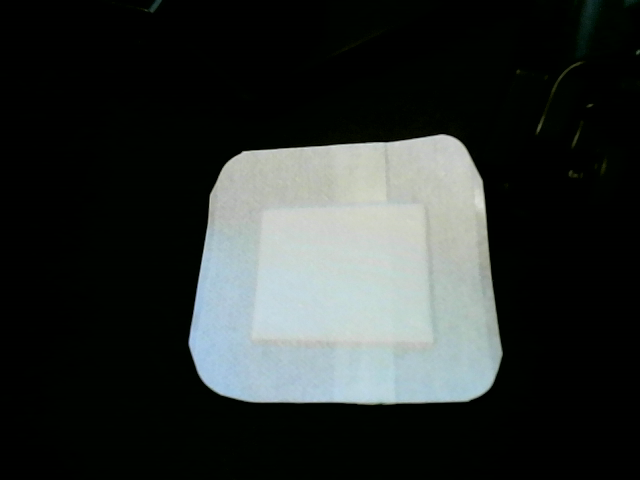
#> input picture frame.png, 640 x 480 px, given in place of the camera
$ python Webcam.py
#> lines starting #> are read from the running program, lines starting #| are printed output that depends on the picture; after the words box and inside, x2 and y2 are one past the last pixel; in counts of white or black regions, pixels touching at a corner belong together
import cv2
import numpy as np
import matplotlib.pylab as plt

webcam = 0  # Use 0 for the built-in camera or 1 for an external camera.
vc = cv2.VideoCapture(webcam)
rval, frame = vc.read()
#> frame is the input picture: shape (480, 640, 3); mean B, G, R 47.6, 49.3, 44.7

canny_min_thresh = 400
canny_max_thresh = 600
aperture_size = 3
margin = 20

margin = 20  # Padding around the detected object, in pixels.

while rval:
    rval, frame = vc.read()
    key = cv2.waitKey(20)
#> (key Esc is pressed here)
    gray = cv2.cvtColor(frame, cv2.COLOR_BGR2GRAY)
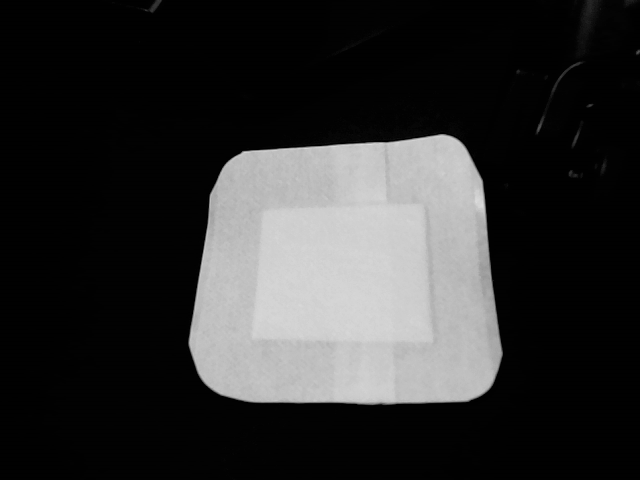
#> gray: shape (480, 640); min 0, max 220, mean 47.9

    # Convert the grayscale image to a binary mask.
    _, thresh = cv2.threshold(gray, 100, 255, cv2.THRESH_BINARY)
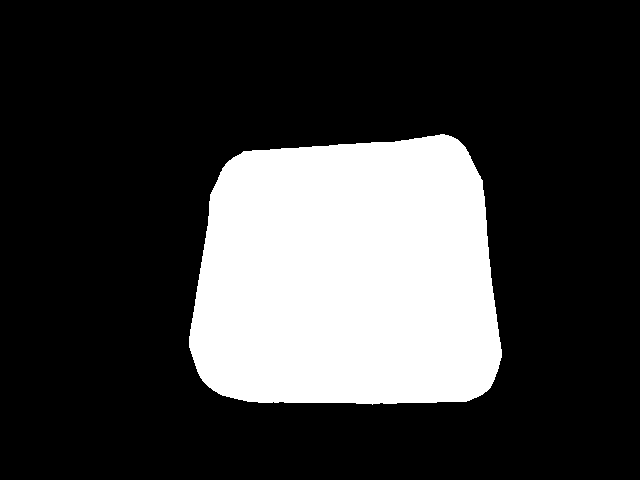
#> thresh: shape (480, 640); 23.9% white; 1 white region, box (x1, y1, x2, y2) and area: (189, 134, 502, 405) 73384

    # Find external contours in the mask.
    edges = cv2.Canny(thresh, canny_min_thresh, canny_max_thresh, apertureSize=aperture_size)
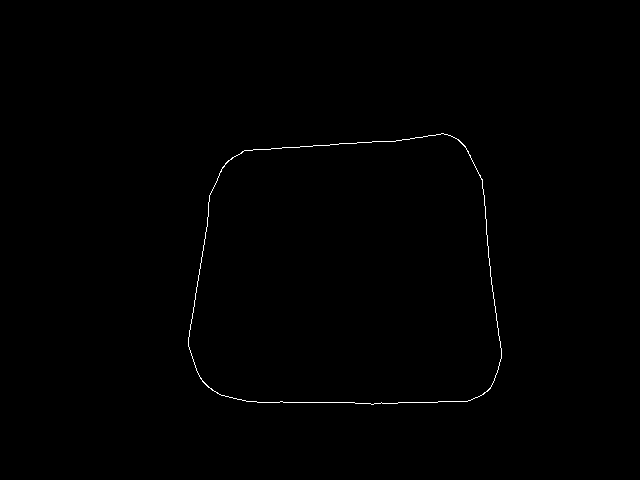
#> edges: shape (480, 640); 0.33% white in thin lines or dots, all inside (x1, y1, x2, y2) = (188, 133, 502, 405)
    contours, _ = cv2.findContours(edges, cv2.RETR_EXTERNAL, cv2.CHAIN_APPROX_SIMPLE)
#> contours = 1 contour; box (x1, y1, x2, y2) and area: (188, 133, 502, 405) 73364
    cv2.imshow('Preview', edges)
    # Select the contour with the largest area.
    largest_contour = None
    for contour in contours:
        # Uncomment to visualize each candidate contour.
        # cv2.drawContours(frame, [contour], -1, (0, 255, 0), 3)
        if largest_contour is None or cv2.contourArea(contour) > cv2.contourArea(largest_contour):
                largest_contour = contour
#> this loop made 1 pass
#> after the loop, largest_contour = contour of 305 points, box (x1, y1, x2, y2) (188, 133, 502, 405), area 73364

    if largest_contour is not None:
        # Calculate the bounding box of the largest contour.
        x, y, w, h = cv2.boundingRect(largest_contour)
#> x = 188; y = 133; w = 314; h = 272

        # Expand the box toward a square ROI and add the configured margin.
        max_side = max(w, h)
#> max_side = 314
        roi_x = max(0, x - (max_side - w) // 2 - margin)
#> roi_x = 168
        roi_y = max(0, y - (max_side - h) // 2 - margin)
#> roi_y = 92
        roi_w = min(max_side + 2 * margin, frame.shape[1] - roi_x)
#> roi_w = 354
        roi_h = min(max_side + 2 * margin, frame.shape[0] - roi_y)
#> roi_h = 354

        # Extract and display the region of interest (ROI).
        roi = frame[roi_y:roi_y+roi_h, roi_x:roi_x+roi_w]
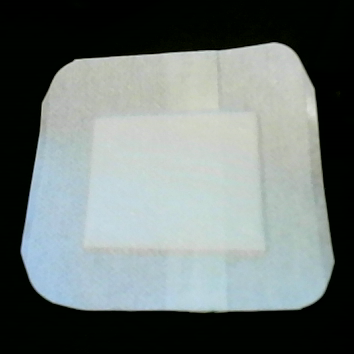
#> roi: shape (354, 354, 3); mean B, G, R 116.5, 118.2, 109.3
        cv2.imshow('ROI', roi)
    else:
        continue

    cv2.imshow("Main", frame)
    if key == 27:  # Press Esc to exit.
        break

vc.release()
cv2.destroyWindow("Main")
cv2.destroyWindow("ROI")
